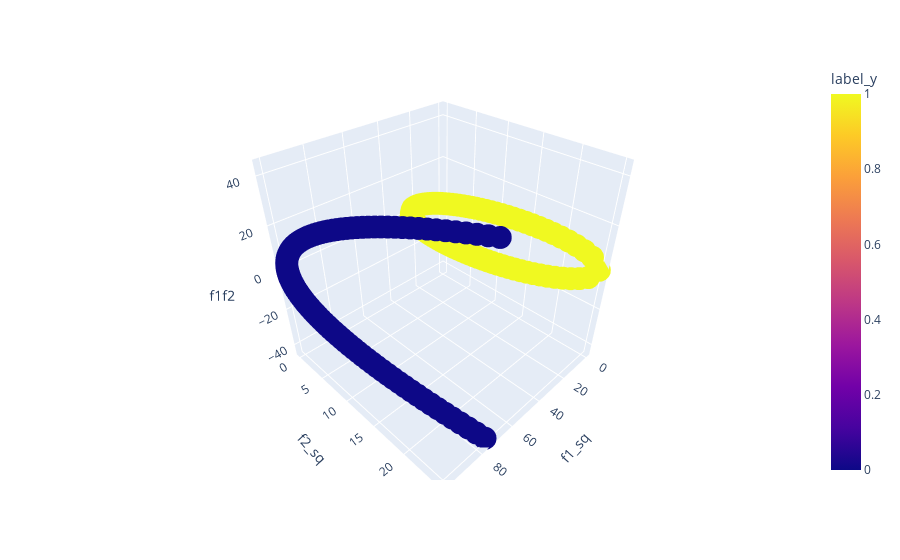

The notebook cell this image was saved under:
### Code cell
import plotly.express as px
px.scatter_3d(df, x='f1_sq', y='f2_sq', z='f1f2', color='label_y')

### Figure 1 — Plotly figure (JSON) as saved in the notebook; plotly's stock layout.template omitted (floating-point values rounded to 4 significant figures; data arrays with more than 128 entries replaced by an {"elided": "..."} marker saying what was removed)
{"data": [{"hovertemplate": "f1_sq=%{x}<br>f2_sq=%{y}<br>f1f2=%{z}<br>label_y=%{marker.color}<extra></extra>", "legendgroup": "", "marker": {"color": {"elided": "400 int values"}, "coloraxis": "coloraxis", "symbol": "circle"}, "mode": "markers", "name": "", "scene": "scene", "showlegend": false, "type": "scatter3d", "x": {"elided": "400 float values"}, "y": {"elided": "400 float values"}, "z": {"elided": "400 float values"}}], "layout": {"coloraxis": {"colorbar": {"title": {"text": "label_y"}}, "colorscale": [[0, "#0d0887"], [0.1111, "#46039f"], [0.2222, "#7201a8"], [0.3333, "#9c179e"], [0.4444, "#bd3786"], [0.5556, "#d8576b"], [0.6667, "#ed7953"], [0.7778, "#fb9f3a"], [0.8889, "#fdca26"], [1, "#f0f921"]]}, "legend": {"tracegroupgap": 0}, "margin": {"t": 60}, "scene": {"domain": {"x": [0, 1], "y": [0, 1]}, "xaxis": {"title": {"text": "f1_sq"}}, "yaxis": {"title": {"text": "f2_sq"}}, "zaxis": {"title": {"text": "f1f2"}}}}}
